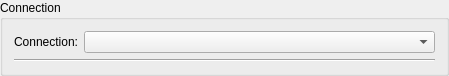
<ui version="4.0" >
 <class>ConnectionOptionsWidgetClass</class>
 <widget class="QWidget" name="ConnectionOptionsWidgetClass" >
  <property name="geometry" >
   <rect>
    <x>0</x>
    <y>0</y>
    <width>449</width>
    <height>65</height>
   </rect>
  </property>
  <property name="windowTitle" >
   <string>ConnectionOptionsWidget</string>
  </property>
  <layout class="QVBoxLayout" >
   <property name="leftMargin" >
    <number>0</number>
   </property>
   <property name="topMargin" >
    <number>0</number>
   </property>
   <property name="rightMargin" >
    <number>0</number>
   </property>
   <property name="bottomMargin" >
    <number>0</number>
   </property>
   <item>
    <widget class="QGroupBox" name="grbOptions" >
     <property name="title" >
      <string>Connection</string>
     </property>
     <layout class="QVBoxLayout" >
      <item>
       <widget class="QWidget" native="1" name="wdtSelectConnection" >
        <layout class="QVBoxLayout" >
         <property name="leftMargin" >
          <number>0</number>
         </property>
         <property name="topMargin" >
          <number>0</number>
         </property>
         <property name="rightMargin" >
          <number>0</number>
         </property>
         <property name="bottomMargin" >
          <number>0</number>
         </property>
         <item>
          <layout class="QHBoxLayout" >
           <item>
            <widget class="QLabel" name="lblConnection" >
             <property name="text" >
              <string>Connection:</string>
             </property>
             <property name="buddy" >
              <cstring>cmbConnections</cstring>
             </property>
            </widget>
           </item>
           <item>
            <widget class="QComboBox" name="cmbConnections" >
             <property name="sizePolicy" >
              <sizepolicy vsizetype="Fixed" hsizetype="Expanding" >
               <horstretch>0</horstretch>
               <verstretch>0</verstretch>
              </sizepolicy>
             </property>
            </widget>
           </item>
          </layout>
         </item>
         <item>
          <widget class="Line" name="line" >
           <property name="orientation" >
            <enum>Qt::Horizontal</enum>
           </property>
          </widget>
         </item>
        </layout>
       </widget>
      </item>
     </layout>
    </widget>
   </item>
  </layout>
 </widget>
 <layoutdefault spacing="6" margin="11" />
 <resources/>
 <connections/>
</ui>
